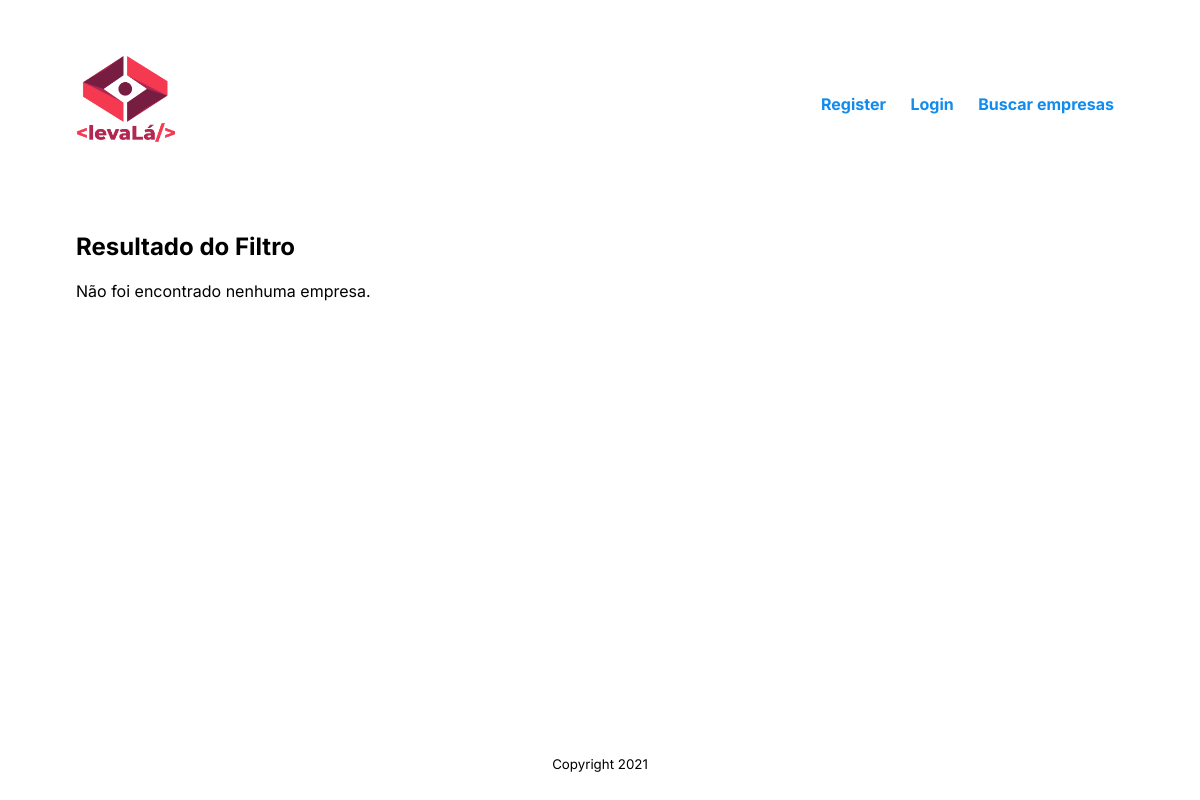
Page /companies/search/ on the earlier database version.
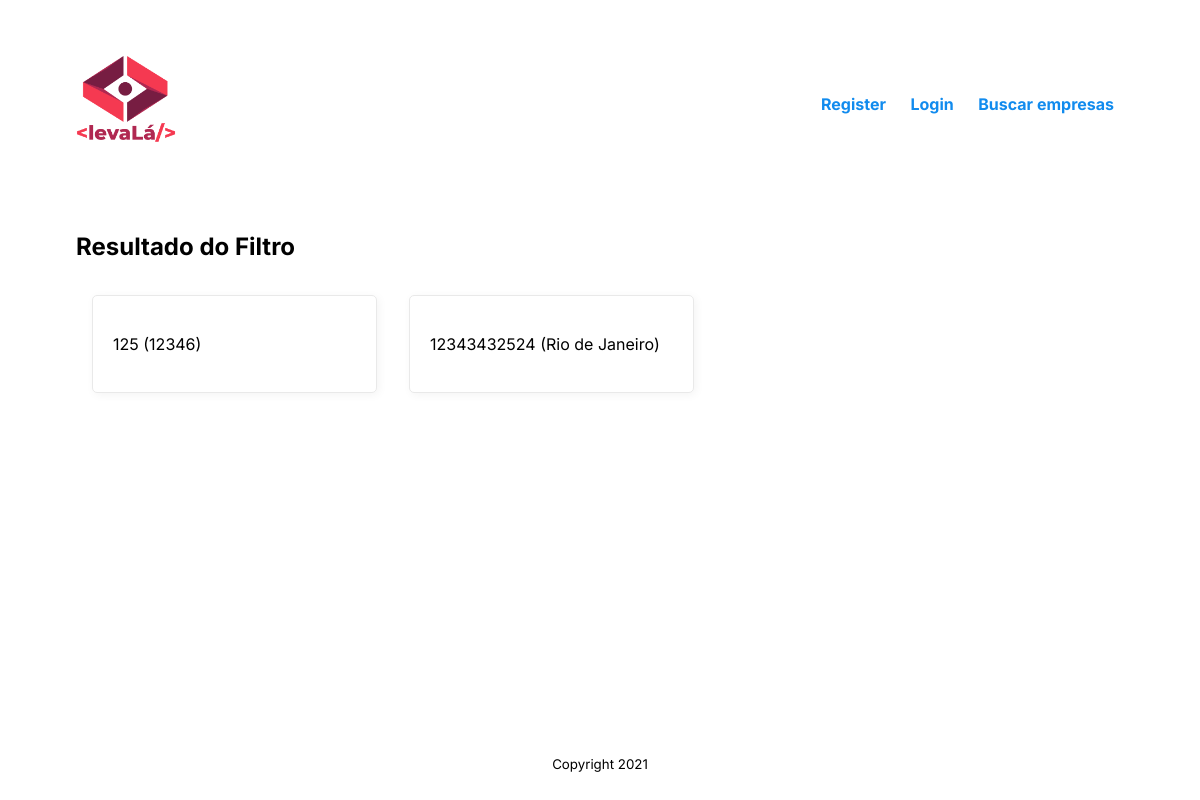
Same page on the later database version.
### user/models.py (models this page shows, shortened)
class Company(models.Model):
    name = models.CharField(max_length=255)
    user = models.OneToOneField(User, on_delete = models.CASCADE, primary_key = True)
    logoURL = models.URLField(max_length=300, null=True, blank=True)
    cnpj = models.IntegerField(default=0)
    tel = models.IntegerField(default=0)
    job = models.CharField(max_length=255, default='Municipal')
    city = models.CharField(max_length=255)

### companies/views.py (the view)
# urls.py: path('search/', views.search_companies, name= 'search'),
def search_companies(request):
    qs = Company.objects.all()
    name_query = request.GET.get('query_name')
    city_query = request.GET.get('query_city')
    job_query = request.GET.get('query_job')
    if is_valid_queryparam(name_query):
        qs = qs.filter(name__icontains=name_query)
    elif is_valid_queryparam(city_query) and city_query != 'Escolha...':
        qs = qs.filter(city__icontains=city_query)
    elif is_valid_queryparam(job_query) and job_query != 'Escolha...':
        qs = qs.filter(job__icontains=job_query)
    context = {
        'company_list': qs
    }
    return render(request, 'companies/search.html', context)

### companies/views.py (called while the page is built)
def is_valid_queryparam(param):
    return param != '' and param is not None

### companies/templates/companies/search.html
{% extends 'base.html' %}
{% block content %}
<h2>Resultado do Filtro</h2>
{% if company_list %}
<section class="lista-de-cards">
    {% for company in company_list %}
    <article class="card">
        <p>{{ company.cnpj }} ({{ company.city }})</p>
    </article>
    {% endfor %}
</section>
{% else %}
<p>Não foi encontrado nenhuma empresa.</p>
{% endif %}
{% endblock content %}

Differences in the rows shown:
added Company: cnpj "125", city "12346"
added Company: cnpj "12343432524", city "Rio de Janeiro"
Other differences:
text no longer shown: "Não foi encontrado nenhuma empresa."
